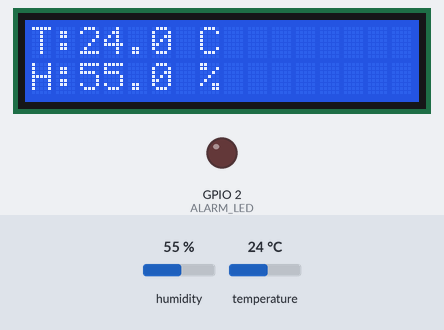
The sketch below on a simulated ESP32. Parts: 16×2 character LCD, output pins drawn as LEDs (lit = HIGH). Inputs (shaded band) come from the test bench; at power-on: humidity 55 %, temperature 24 °C. What the sketch prints to the serial monitor is not drawn.

Above: at 3.7 s.
3.8 s: humidity set to 22 %
At 5.3 s:
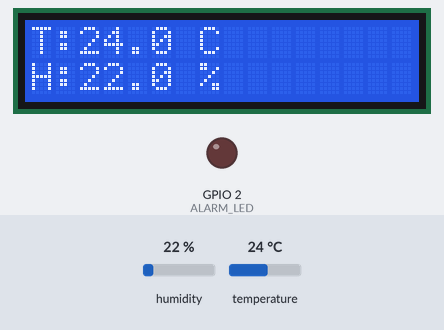
6.5 s: temperature set to 12 °C
At 7.0 s:
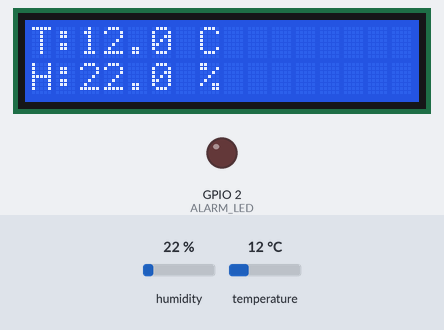
9.2 s: humidity set to 40 %
At 11.7 s:
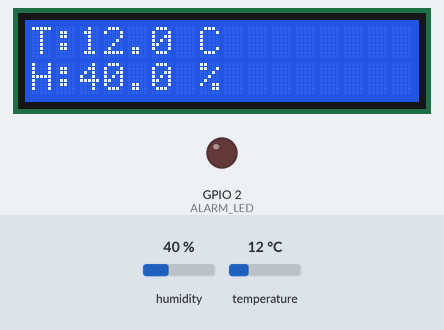
12.1 s: temperature set to 19 °C
At 13.4 s:
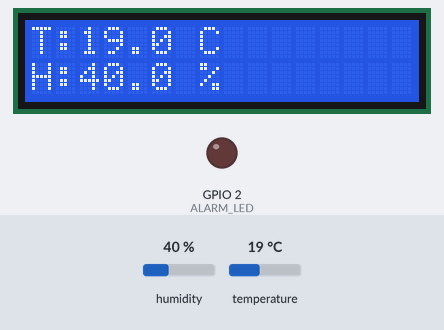
Timing chart, 0 to 15.1 s (numbered marks = the images above; inputs shaded):
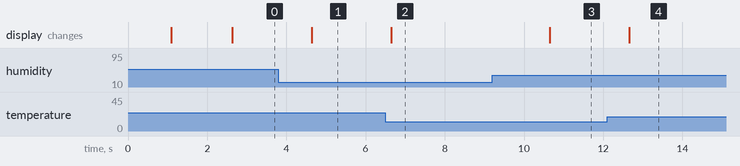

The sketch:

freertos_sensor_system.ino
```cpp
#include <Arduino.h>
#include <DHT.h>
#include <LiquidCrystal_I2C.h>

// ============================================================
// HARDWARE
// ============================================================

#define DHT_PIN 4
#define DHT_TYPE DHT22

#define ALARM_LED 2

// ============================================================
// OBJECTS
// ============================================================

DHT dht(
  DHT_PIN,
  DHT_TYPE
);

LiquidCrystal_I2C lcd(
  0x27,
  16,
  2
);

// ============================================================
// SENSOR DATA
// ============================================================

struct SensorData
{
  float temperature;
  float humidity;
  bool valid;
};

// ============================================================
// FREERTOS OBJECTS
// ============================================================

QueueHandle_t sensorQueue;

SemaphoreHandle_t lcdMutex;

// ============================================================
// THRESHOLDS
// ============================================================

const float TEMPERATURE_LIMIT = 30.0;
const float HUMIDITY_LIMIT = 70.0;

// ============================================================
// TASK HANDLES
// ============================================================

TaskHandle_t sensorTaskHandle = NULL;
TaskHandle_t displayTaskHandle = NULL;
TaskHandle_t alarmTaskHandle = NULL;

// ============================================================
// SENSOR TASK
// ============================================================

void sensorTask(void *parameter)
{
  SensorData data;

  while (true)
  {
    float humidity =
      dht.readHumidity();

    float temperature =
      dht.readTemperature();

    if (
      isnan(humidity) ||
      isnan(temperature)
    )
    {
      data.valid = false;

      Serial.println(
        "[Sensor Task] Sensor read failed."
      );
    }
    else
    {
      data.temperature =
        temperature;

      data.humidity =
        humidity;

      data.valid = true;

      Serial.print(
        "[Sensor Task] Temperature: "
      );

      Serial.print(
        temperature,
        1
      );

      Serial.print(
        " C, Humidity: "
      );

      Serial.print(
        humidity,
        1
      );

      Serial.println(
        " %"
      );
    }

    // Send data to the queue
    if (
      xQueueSend(
        sensorQueue,
        &data,
        pdMS_TO_TICKS(100)
      ) != pdPASS
    )
    {
      Serial.println(
        "[Sensor Task] Queue is full."
      );
    }

    // Read sensor every 2 seconds
    vTaskDelay(
      pdMS_TO_TICKS(2000)
    );
  }
}

// ============================================================
// DISPLAY TASK
// ============================================================

void displayTask(void *parameter)
{
  SensorData data;

  while (true)
  {
    if (
      xQueueReceive(
        sensorQueue,
        &data,
        portMAX_DELAY
      ) == pdPASS
    )
    {
      if (!data.valid)
      {
        if (
          xSemaphoreTake(
            lcdMutex,
            pdMS_TO_TICKS(100)
          ) == pdTRUE
        )
        {
          lcd.clear();

          lcd.setCursor(0, 0);
          lcd.print("Sensor error");

          lcd.setCursor(0, 1);
          lcd.print("Check DHT22");

          xSemaphoreGive(
            lcdMutex
          );
        }

        continue;
      }

      if (
        xSemaphoreTake(
          lcdMutex,
          pdMS_TO_TICKS(100)
        ) == pdTRUE
      )
      {
        lcd.clear();

        lcd.setCursor(0, 0);

        lcd.print("T:");
        lcd.print(
          data.temperature,
          1
        );
        lcd.print(" C");

        lcd.setCursor(0, 1);

        lcd.print("H:");
        lcd.print(
          data.humidity,
          1
        );
        lcd.print(" %");

        xSemaphoreGive(
          lcdMutex
        );
      }
    }
  }
}

// ============================================================
// ALARM TASK
// ============================================================

void alarmTask(void *parameter)
{
  SensorData data;

  while (true)
  {
    /*
      The alarm task receives a copy of the
      latest sensor data from the queue.

      If the queue does not contain new data,
      the task waits briefly.
    */

    if (
      xQueueReceive(
        sensorQueue,
        &data,
        pdMS_TO_TICKS(500)
      ) == pdPASS
    )
    {
      if (!data.valid)
      {
        digitalWrite(
          ALARM_LED,
          LOW
        );

        continue;
      }

      bool alarm =
        data.temperature >
        TEMPERATURE_LIMIT ||
        data.humidity >
        HUMIDITY_LIMIT;

      if (alarm)
      {
        digitalWrite(
          ALARM_LED,
          HIGH
        );

        Serial.println(
          "[Alarm Task] WARNING: "
          "Threshold exceeded!"
        );
      }
      else
      {
        digitalWrite(
          ALARM_LED,
          LOW
        );
      }
    }

    vTaskDelay(
      pdMS_TO_TICKS(100)
    );
  }
}

// ============================================================
// SYSTEM MONITOR TASK
// ============================================================

void systemMonitorTask(void *parameter)
{
  while (true)
  {
    Serial.println(
      "[System] FreeRTOS is running."
    );

    Serial.print(
      "[System] Free heap: "
    );

    Serial.print(
      ESP.getFreeHeap()
    );

    Serial.println(
      " bytes"
    );

    Serial.print(
      "[System] CPU frequency: "
    );

    Serial.print(
      getCpuFrequencyMhz()
    );

    Serial.println(
      " MHz"
    );

    Serial.println(
      "------------------------------"
    );

    vTaskDelay(
      pdMS_TO_TICKS(5000)
    );
  }
}

// ============================================================
// SETUP
// ============================================================

void setup()
{
  Serial.begin(115200);

  delay(1000);

  Serial.println();
  Serial.println(
    "================================"
  );
  Serial.println(
    "ESP32 FreeRTOS Sensor System"
  );
  Serial.println(
    "================================"
  );

  // ----------------------------------------------------------
  // HARDWARE
  // ----------------------------------------------------------

  pinMode(
    ALARM_LED,
    OUTPUT
  );

  digitalWrite(
    ALARM_LED,
    LOW
  );

  dht.begin();

  lcd.init();
  lcd.backlight();

  lcd.clear();

  lcd.setCursor(0, 0);
  lcd.print("FreeRTOS System");

  lcd.setCursor(0, 1);
  lcd.print("Starting...");

  delay(1500);

  // ----------------------------------------------------------
  // CREATE QUEUE
  // ----------------------------------------------------------

  sensorQueue =
    xQueueCreate(
      10,
      sizeof(SensorData)
    );

  if (sensorQueue == NULL)
  {
    Serial.println(
      "ERROR: Queue creation failed!"
    );

    while (true)
    {
      delay(1000);
    }
  }

  // ----------------------------------------------------------
  // CREATE MUTEX
  // ----------------------------------------------------------

  lcdMutex =
    xSemaphoreCreateMutex();

  if (lcdMutex == NULL)
  {
    Serial.println(
      "ERROR: Mutex creation failed!"
    );

    while (true)
    {
      delay(1000);
    }
  }

  // ----------------------------------------------------------
  // CREATE TASKS
  // ----------------------------------------------------------

  xTaskCreate(
    sensorTask,
    "Sensor Task",
    4096,
    NULL,
    2,
    &sensorTaskHandle
  );

  xTaskCreate(
    displayTask,
    "Display Task",
    4096,
    NULL,
    1,
    &displayTaskHandle
  );

  xTaskCreate(
    alarmTask,
    "Alarm Task",
    4096,
    NULL,
    1,
    &alarmTaskHandle
  );

  xTaskCreate(
    systemMonitorTask,
    "System Monitor",
    4096,
    NULL,
    1,
    &alarmTaskHandle
  );

  Serial.println();
  Serial.println(
    "FreeRTOS tasks created."
  );

  Serial.println(
    "System started."
  );

  Serial.println();
}

// ============================================================
// LOOP
// ============================================================

void loop()
{
  /*
    The application logic is handled by FreeRTOS tasks.

    loop() is intentionally kept empty.
  */

  vTaskDelay(
    pdMS_TO_TICKS(1000)
  );
}
```

Measured:
- after the input at 3.8 s, the display: changes after 0.84 s (image 1)
- after the input at 6.5 s, the display: changes after 0.14 s (image 2)
- after the input at 9.2 s, the display: changes after 1.5 s (image 3)
- after the input at 12.1 s, the display: changes after 0.56 s (image 4)
